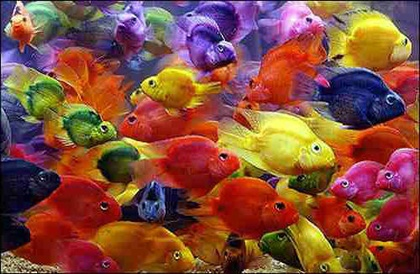
%> input picture src/fish.jpg, 420 x 274 px, shrunk from 500 x 326 before the run
$ octave --eval "colorQuantizeMain;"   (GNU Octave 9; MATLAB toolbox functions it lacks are replaced by stand-ins)
%> lines starting %> are read from the running program, lines starting %| are printed output that depends on the picture
### src/quantizeRGB.m
function  [outputImg, meanColors] = quantizeRGB(origImg, k)
%  Given an RGB image, quantize the 3-dimensional RGB space, and map each
%  pixel in the input image to its nearest k-means center.
%  That is, replace the RGB value at each pixel with its nearest cluster뭩 average RGB value.

%  where origImg and outputImg are RGB images, k specifies the number of colors to
%  quantize to, and meanColors is a k x 3 array of the k centers.
    osize = size(origImg);
    numPixels = osize(1) * osize(2);
    colorMatrix = double(reshape(origImg, numPixels, 3));

    [labels, meanColors] = myKMeans(colorMatrix, k);
    %[labels, meanColors] = kmeans(colorMatrix, k);

    %replace the RGB value at each pixel with its nearest cluster뭩 average RGB value.
    outputImg = colorMatrix;
    for i = 1:k
       outputImg(labels == i,:) = repmat(meanColors(i,:), sum(labels == i), 1);
    end
    outputImg = uint8(reshape(outputImg, osize(1), osize(2), 3));
end

### src/myKMeans.m
function [labels, centers] = myKMeans(inputData, k)

% A kmeans function uses Euclidean distance and ignore empty cluster error.
% The main idea combines three steps: compute distances -> compare labels
% (whether points are assigned to same centers as previous iteration) ->
% new labels, new centers.

    [numData, dimData] = size(inputData);
    labels = zeros(numData, 1);

    MAX_ITERATION = 256; %If kmeans exceeds iteration limitation, we return.

    %Centers are allocated randly in the data space.
    %But don't exceed range of inputData.
    Xmins = min(inputData,[],1);
    Xmaxs = max(inputData,[],1);
    centers =  unifrnd(Xmins(ones(k,1),:), Xmaxs(ones(k,1),:));;

    for iteration = 1:MAX_ITERATION
        %iteration

        % Compute distances by Euclidean distance (L2-norm)
        % distances is a numData-by-k matrix, the (i, j) entry means the
        % distance from point i to center j.
        dataSquare = repmat(sum((inputData .* inputData), 2), 1, k);
        centerSquare = repmat(sum((centers .* centers), 2)', numData, 1);
        dataCenterProduct = inputData * centers';
        distances = dataSquare - 2 * dataCenterProduct + centerSquare;

        %Get labels
        [minValues, newLabels] = min(distances, [], 2);

        % Compare labels to previous labels, if labels don't change, we can
        % finish kmeans iteration.
        if newLabels == labels
            break;
        end

        labels = newLabels;

        %Update new centers
        for i = 1:k
            %those points are assigned to center i
            points = inputData(newLabels == i, :);
            if size(points, 1) ~= 0
                centers(i, :) = sum(points, 1) / size(points, 1);
            else
                iteration
                'warning, emtpy cluster'
                % Until now we don't deal with empty clusters.
                % There are two methods:
                % 1. see it as fault or warning
                % 2. assgin this center a position of a point which is
                % the most far to its center.
            end
        end
    end


end

### src/quantizeShowResult.m
function quantizeShowResult(fishImage, K)
% This is function for showing result for different K values
% It firstly generates a figure showing k means cluster result image in RGB
% and Hue space

% Then it generates bar graph for equal-size bins and Hue space bins;

    %RGB k means
    [rgbKMeansImage, rgbMeanColors] = quantizeRGB(fishImage, K);
    rgbSSD = computeQuantizationError(fishImage, rgbKMeansImage);
    figure;
    subplot(2, 1, 1);
    imshow(rgbKMeansImage);
    title(['Output Image of k Means in RGB Space, k = ' , num2str(K), ', SSD = ', num2str(rgbSSD)]);

    %Hue space k means
    [hsvKMeansImage, hsvMeanColors] = quantizeHSV(fishImage, K);
    hsvSSD = computeQuantizationError(fishImage, hsvKMeansImage);
    subplot(2, 1, 2);
    imshow(hsvKMeansImage);
    title(['Output Image of k Means in HSV Space, k = ' , num2str(K), ',SSD = ', num2str(hsvSSD)]);

    %histogram for equal bins and Hue space;
    [histEqual, histClustered] = getHueHists(fishImage, K);
    histEqualMean = (1:length(histEqual)) * 1 / K - 1 / 2 / K;
    figure;
    pos1 = subplot(2, 1, 1);
    bar(pos1, histEqualMean, histEqual);
    title(['Histogram for Equal Bins, k = ', num2str(K)]);
    pos2 = subplot(2, 1, 2);
    bar(pos2, hsvMeanColors, histClustered);
    title(['Histogram for Hue Clustered Bins, k = ', num2str(K)]);

end

### src/computeQuantizationError.m
function [error] = computeQuantizationError(origImg, quantizedImg)
%  Compute the SSD error between the original RGB pixel values and the quantized values

%  Where origImg and quantizedImg are both RGB images, and error is a scalar giving
%  the total SSD error across the image.

    squareDifference = (double(origImg) - double(quantizedImg)) .^ 2;
    error = sum(sum(sum( squareDifference )));

end

### src/quantizeHSV.m
function [outputImg, meanHues] = quantizeHSV(origImg, k)
%  Given an RGB image, convert to HSV, and quantize the 1-dimensional Hue space.
%  Map each pixel in the input image to its nearest quantized Hue value using k means,
%  while keeping its Saturation and Value channels the same as the
%  input. Convert the quantized output back to RGB color space

%  where origImg and outputImg are RGB images, k specifies the number of clusters, and
%  meanHues is a k x 1 vector of the hue centers.

    osize = size(origImg);
    numPixels = osize(1) * osize(2);
    hsvImage = rgb2hsv(origImg);
    colorMatrix = reshape(hsvImage(:,:,1), numPixels, 1);

    [labels, meanHues] = myKMeans(colorMatrix, k);
    %[labels, meanHues] = kmeans(colorMatrix, k);

    outputImg = colorMatrix;

    %replace the Hue value at each pixel with its nearest cluster뭩 average Hue value.
    for i = 1:k
       outputImg(labels == i) = repmat(meanHues(i,:), sum(labels == i), 1);
    end
    outputImg = reshape(outputImg, osize(1), osize(2));

    hsvImage(:,:,1) = outputImg;
    outputImg = hsv2rgb(hsvImage);

end

### src/getHueHists.m
function [histEqual, histClustered] = getHueHists(im, k)
% Given an image, compute and display two histograms of its hue values. Let the first
% histogram use k equally-spaced bins (uniformly dividing up the hue values), and let the
% second histogram use bins defined by the k cluster center memberships (i.e., all pixels
% belonging to hue cluster i go to the i-th bin, for i=1,꿮)
    osize = size(im);
    numPixels = osize(1) * osize(2);
    hsvImage = rgb2hsv(im);

    colorMatrix = reshape(hsvImage(:,:,1), numPixels, 1);

    %generate k points as centers, until now we use random()
    [histEqual] = hist(colorMatrix, k);


    [labels, meanHues] = myKMeans(colorMatrix, k);
    %[labels, meanHues] = kmeans(colorMatrix, k);


    histClustered = zeros(1, k);
    for i = 1:k
        histClustered(1, i) = sum(labels == i);
    end
end

### src/colorQuantizeMain.m
function colorQuantizeMain( )
% Main function for showing results for assignment
    fishImage = imread('fish.jpg');
%> fishImage is the input picture: size 274x420x3 uint8; mean R, G, B 132.5, 77.6, 60.8
    K = 3;
    quantizeShowResult(fishImage, K);
%> in myKMeans, `Xmins = min(inputData,[],1);`: Xmins = [0 0 0]
%> in myKMeans, `Xmaxs = max(inputData,[],1);`: Xmaxs = [255 255 255]
%> after the loop in myKMeans, `for iteration = 1:MAX_ITERATION`: centers = [182.5 156 122.1; 153.9 57.95 26.38; 58.97 41.69 61.54]
%> in quantizeRGB, `[labels, meanColors] = myKMeans(colorMatrix, k);`: meanColors has the same summary as centers in myKMeans
%> in quantizeShowResult, `[rgbKMeansImage, rgbMeanColors] = quantizeRGB(fishImage, K);`: rgbMeanColors has the same summary as centers in myKMeans
%> in computeQuantizationError, `squareDifference = (double(origImg) - double(quantizedImg)) .^ 2;`:
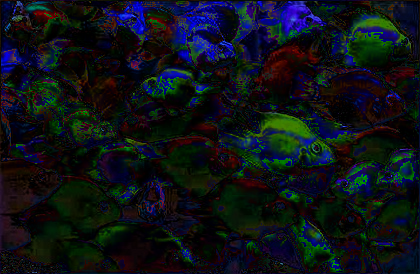
%> squareDifference: size 274x420x3 double; mean R, G, B 1080.8, 1409.4, 1791.2; drawn with min black and max white
%> in computeQuantizationError, `error = sum(sum(sum( squareDifference )));`: error = 492709336
%> in quantizeHSV, `hsvImage = rgb2hsv(origImg);`: hsvImage: size 274x420x3 double; mean H, S, V 0.362, 0.696, 0.559
%> in quantizeHSV, `[labels, meanHues] = myKMeans(colorMatrix, k);`: meanHues = [0.695; 0.939; 0.0866]
%> in quantizeHSV, `outputImg = hsv2rgb(hsvImage);`:
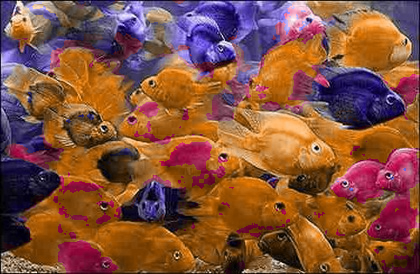
%> outputImg: size 274x420x3 double; mean R, G, B 0.52, 0.32, 0.242
%> in computeQuantizationError (call 2), `squareDifference = (double(origImg) - double(quantizedImg)) .^ 2;`:
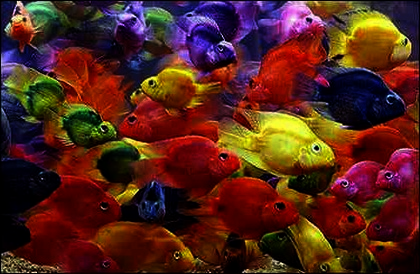
%> squareDifference: size 274x420x3 double; mean R, G, B 20931, 9452.9, 6911.1; drawn with min black and max white
%> in computeQuantizationError (call 2), `error = sum(sum(sum( squareDifference )));`: error = 4.29e+09
%> in getHueHists, `[histEqual] = hist(colorMatrix, k);`: histEqual = [69900 7858 37322]
%> in getHueHists, `[labels, meanHues] = myKMeans(colorMatrix, k);`: meanHues = [0.0866; 0.939; 0.695]
%> after the loop in getHueHists, `for i = 1:k`: histClustered = [70629 19325 25126]
%> in quantizeShowResult, `[histEqual, histClustered] = getHueHists(fishImage, K);`: histEqual = [69900 7858 37322]; histClustered = [70629 19325 25126]
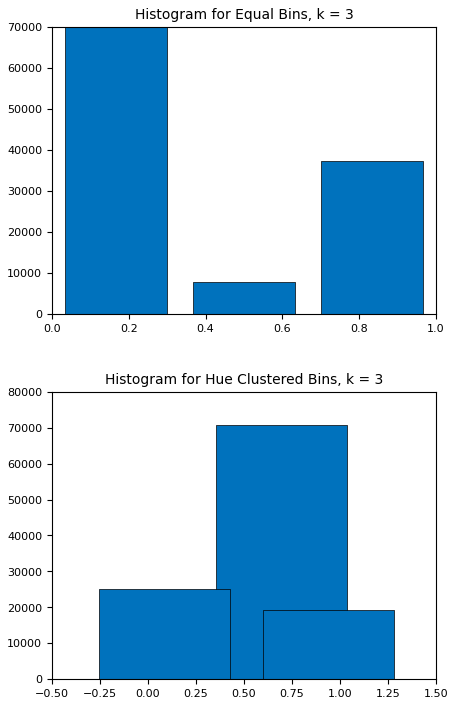
%> figure redrawn from the program's plot data, 2 panels; panel 1: tallest bar 69900 high, from x = 0.0333 to 0.3; panel 2: tallest bar 70629 high, from x = 0.354 to 1.04
    K = 10;
    quantizeShowResult(fishImage, K);
%> call 2 of quantizeRGB, with k = 10
%> in quantizeRGB (call 2), `[labels, meanColors] = myKMeans(colorMatrix, k);`: meanColors = [34.38 20.77 30.76; 138.5 93.1 162.1; 179.8 63.28 32.89; 201.2 168.8 214.5; 221.5 213.3 89.83; 130.1 24.51 14.8; 164.6 138.7 103.4; 108.2 80.36 40.94; 180 139.5 29.27; 72.14 57.28 106.2]
%> in quantizeRGB (call 2), `outputImg = uint8(reshape(outputImg, osize(1), osize(2), 3));`:
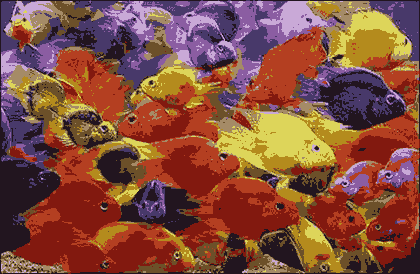
%> outputImg: size 274x420x3 uint8; mean R, G, B 132.5, 77.5, 60.9
%> in computeQuantizationError (call 3), `squareDifference = (double(origImg) - double(quantizedImg)) .^ 2;`:
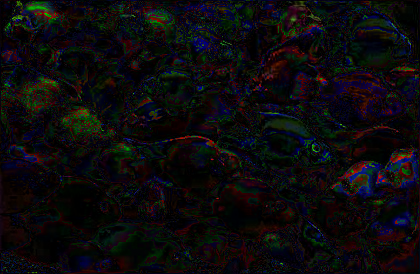
%> squareDifference: size 274x420x3 double; mean R, G, B 542.2, 469, 543.9; drawn with min black and max white
%> in computeQuantizationError (call 3), `error = sum(sum(sum( squareDifference )));`: error = 178949131
%> `colorQuantizeMain;`:
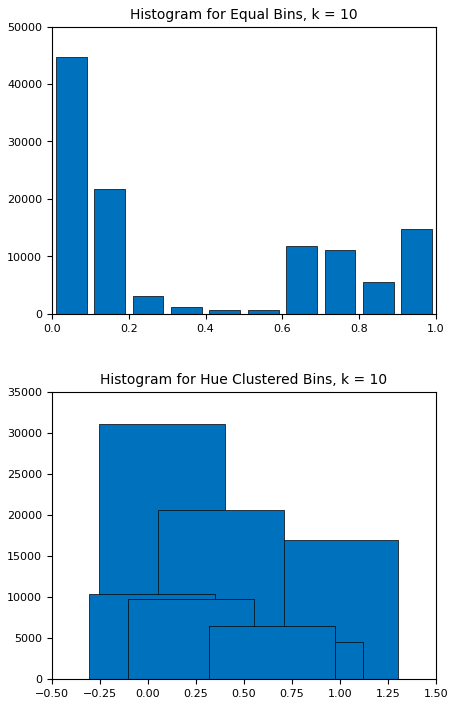
%> figure redrawn from the program's plot data, 2 panels; panel 1: tallest bar 44633 high, from x = 0.01 to 0.09; panel 2: tallest bar 31135 high, from x = -0.253 to 0.402
end
